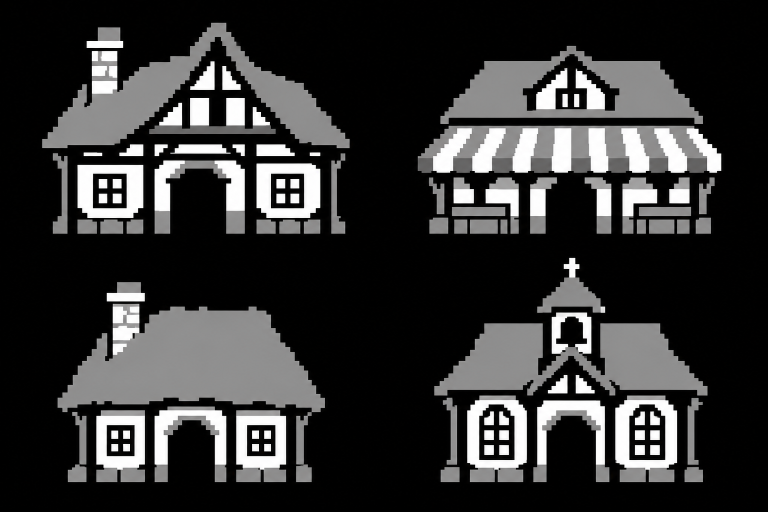
#> input picture art/buildings/bracken-source.png, 1536 x 1024 px (shown at 1/2 size)
$ python build-buildings.py
#> lines starting #> are read from the running program, lines starting #| are printed output that depends on the picture
### scripts/portrait_to_ascii.py
#!/usr/bin/env python3
"""Image-to-ASCII portrait converter. Only printable ASCII; no Unicode blocks.
Pillow is the only runtime dependency. The bundled Fever Terminal font is CC0.
"""
import argparse, json, math
from pathlib import Path
from PIL import Image, ImageDraw, ImageFont, ImageOps, ImageFilter

ROOT=Path(__file__).resolve().parent
WEB=ROOT.parent/'dist' if (ROOT.parent/'dist/index.html').exists() else ROOT.parent
FONT=WEB/'fonts/fever-terminal.ttf'
RAMP=' .-:+=coXO*#@'

def read_image(path):
    im=Image.open(path).convert('RGBA')
    bg=Image.new('RGBA',im.size,'black');bg.alpha_composite(im)
    return ImageOps.grayscale(bg.convert('RGB'))

# [6 lines left out: function pixel_portrait, not called in this run]

def glyph_weights(ramp,font_path=FONT):
    """Calibrate brightness to the ink coverage of the actual display font."""
    font=ImageFont.truetype(str(font_path),100)
    weights=[]
    for c in ramp:
        mask=Image.new('L',(60,100),'black')
        ImageDraw.Draw(mask).text((0,80),c,font=font,fill=255,anchor='ls')
        weights.append(sum(mask.tobytes()))
    maximum=max(weights)
    if maximum==0:raise ValueError('The ramp needs at least one visible glyph.')
    return [w/maximum for w in weights]

def convert(image,columns=48,cell_aspect=.6,gamma=.8,black=.06,ramp=RAMP,style='density',font_path=FONT):
    if columns<8 or columns>200:raise ValueError('Columns must be between 8 and 200.')
    if not 0<cell_aspect<=2:raise ValueError('Cell aspect must be in (0, 2].')
    if gamma<=0 or not 0<=black<1:raise ValueError('Use gamma > 0 and a black point in [0, 1).')
    if len(ramp)<2 or any(ord(c)<32 or ord(c)>126 for c in ramp):raise ValueError('Use at least two printable ASCII characters in the ramp.')
    rows=max(1,round(image.height/image.width*columns*cell_aspect))
    small=image.resize((columns,rows),Image.Resampling.BOX)
    values=[[max(0,(small.getpixel((x,y))/255-black)/(1-black))**gamma for x in range(columns)] for y in range(rows)]
    weights=glyph_weights(ramp,font_path)
    out=[]
    for y in range(rows):
        line=[]
        for x in range(columns):
            v=values[y][x];ch=ramp[min(range(len(ramp)),key=lambda i:abs(weights[i]-v))]
            if style=='contour' and 0<x<columns-1 and 0<y<rows-1:
                dx=values[y][x+1]-values[y][x-1];dy=(values[y+1][x]-values[y-1][x])*cell_aspect
                edge=math.hypot(dx,dy)
                if edge>.32 and .08<v<.73:
                    angle=math.atan2(dy,dx)%math.pi
                    ch='|' if angle<math.pi/8 or angle>7*math.pi/8 else '/' if angle<3*math.pi/8 else '-' if angle<5*math.pi/8 else '\\'
            line.append(ch)
        out.append(''.join(line))
    return out

def render(lines,font_path=FONT,size=20,padding=18):
    font=ImageFont.truetype(str(font_path),size)
    cw=font.getlength('M');ch=size;ascent=font.getmetrics()[0]
    im=Image.new('RGB',(math.ceil(len(lines[0])*cw)+2*padding,len(lines)*ch+2*padding),'black')
    d=ImageDraw.Draw(im)
    for y,line in enumerate(lines):d.text((padding,padding+y*ch+ascent),line,font=font,fill='#eeeeea',anchor='ls')
    return im

# [16 lines left out: function main, not called in this run]
# [1 lines that do not run on import are left out]

### scripts/build-buildings.py
"""Turn the generated four-building sheet into small, playable ASCII stamps.

Keep a literal density conversion for comparison. At map scale, sample the roof
silhouette, simplify interior texture, and use explicit window/door/sign glyphs.
Collision and service metadata stay independent from raster brightness.
"""
import json
from pathlib import Path
from PIL import Image, ImageDraw, ImageFont
from portrait_to_ascii import read_image, convert, render, FONT

ROOT = Path(__file__).resolve().parent.parent
WEB = ROOT/'dist' if (ROOT/'dist/index.html').exists() else ROOT
ART = ROOT/'art/buildings'
source = read_image(ART/'bracken-source.png')
specs = [
    ('harbor_inn', 0, 0, 23, 11, 7, 'DRY NET', 'inn', 'The Dry Net'),
    ('harbor_shop', 1, 0, 21, 10, 6, 'SUPPLIES', 'shop', 'Supply counter'),
    ('harbor_cottage', 0, 1, 13, 7, 4, '', None, None),
    ('harbor_ward', 1, 1, 21, 10, 6, 'SLEEP WARD', 'clinic', 'Sleep ward'),
]
stamps = {}
plates = []
for name, cx, cy, width, height, roof_rows, sign, service, label in specs:
    tw, th = source.width//2, source.height//2
    crop = source.crop((cx*tw,cy*th,(cx+1)*tw,(cy+1)*th))
    crop = crop.crop(crop.point(lambda v:255 if v>50 else 0).getbbox())
    scaled = crop.resize((width*30,height*50),Image.Resampling.LANCZOS)
    raw = convert(scaled,width,.6,1,.12,style='contour')
    (ART/(name+'-raw.txt')).write_text('\n'.join(raw)+'\n')
    small = crop.resize((width,height),Image.Resampling.BOX)
    art = []
    for y in range(roof_rows):
        occupied = [x for x in range(width) if small.getpixel((x,y))>=45]
        row = [' ']*width
        # Keep separate chimney/turret shapes at the top, merge fine roof grain.
        runs=[]
        for x in occupied:
            if runs and x-runs[-1][-1]<= (3 if y>=2 else 1):runs[-1].append(x)
            else:runs.append([x])
        for run in runs:
            a,b=run[0],run[-1]
            for x in range(a,b+1):row[x]='='
            if a==b:row[a]='+'
            else:row[a],row[b]='/', '\\'
        if name=='harbor_shop' and y==roof_rows-1:
            # The mockup's striped awning, expressed as regular ASCII cloth.
            row=list('/'+''.join('#' if x%4<2 else '=' for x in range(width-2))+'\\')
        art.append(''.join(row))
    # Readable structural features from the mockup, snapped to character cells.
    # Tiny window panes and roof beams cannot survive density sampling at 23x11.
    def detail(y,x,text):
        row=list(art[y]);row[x:x+len(text)]=text;art[y]=''.join(row)
    if name=='harbor_inn':
        detail(0,3,'___');detail(1,3,'|#|');detail(2,3,'|#|')
        for y,text in [(1,' /\\ '),(2,' /[]\\ '),(3,' /|  |\\ '),(4,'/__|__|__\\')]:
            detail(y,13-len(text)//2,text)
    elif name=='harbor_cottage':
        detail(0,2,'_ ');detail(1,2,'H')
    elif name=='harbor_ward':
        detail(2,8,'| o |')
    door=width//2
    def facade(fill=' '):return list(' |'+fill*(width-4)+'| ')
    if sign:
        row=facade();start=(width-len(sign))//2
        row[start:start+len(sign)]=sign;art.append(''.join(row))
    row=facade()
    for x in (3,width-5):row[x:x+2]=list('[]')
    row[door]='|';art.append(''.join(row))
    row=facade();row[door-1:door+2]=list('| |');art.append(''.join(row))
    row=facade('_');row[door]='+';art.append(''.join(row))
    assert len(art)==height and all(len(row)==width for row in art)
    stamp={'art':art,'doors':[[door,height-1]],'source':'art/buildings/bracken-source.png'}
    if service:stamp['service']=[door,height-1,service,label]
    stamps[name]=stamp
    (ART/(name+'.txt')).write_text('\n'.join(art)+'\n')
    plate=render(art,size=24);plate.save(ART/(name+'-ascii.png'));plates.append((name,plate))
#> this loop made 4 passes
#> pass 1, `crop = source.crop((cx*tw,cy*th,(cx+1)*tw,(cy+1)*th))`:
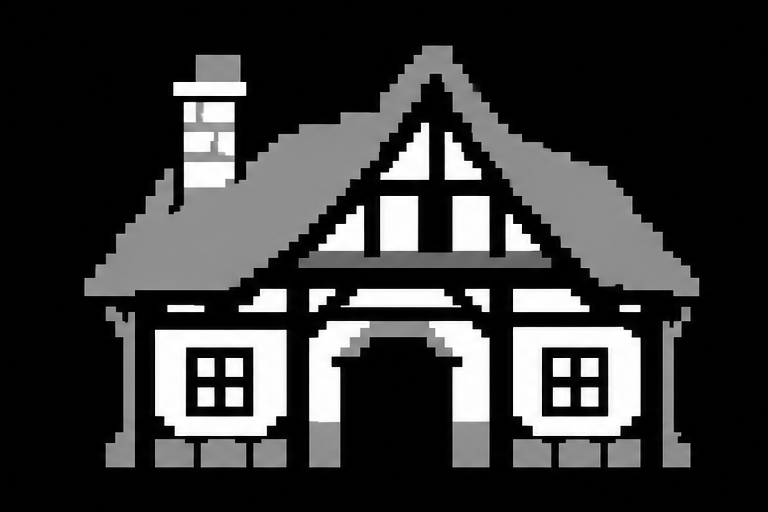
#> crop: PIL image 768x512 L; min 0, max 255, mean 53.9
#> pass 1, `crop = crop.crop(crop.point(lambda v:255 if v>50 else 0).getbbox())`:
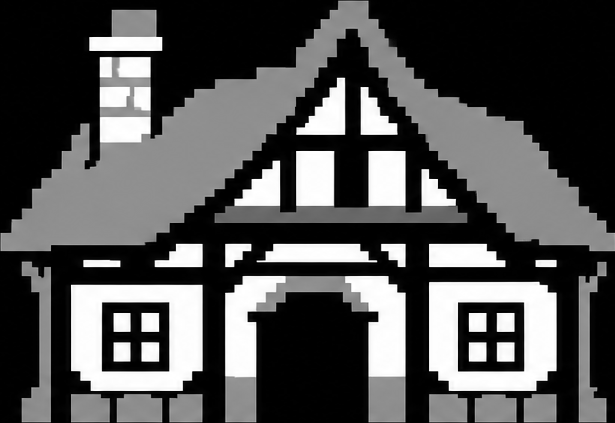
#> crop: PIL image 615x423 L; min 0, max 255, mean 81.3
#> pass 1, `scaled = crop.resize((width*30,height*50),Image.Resampling.LANCZOS)`:
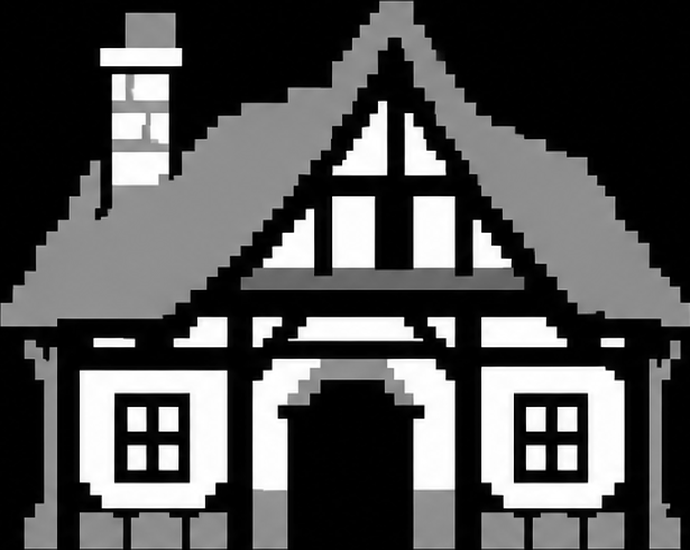
#> scaled: PIL image 690x550 L; min 0, max 255, mean 81.4
#> after the loop:
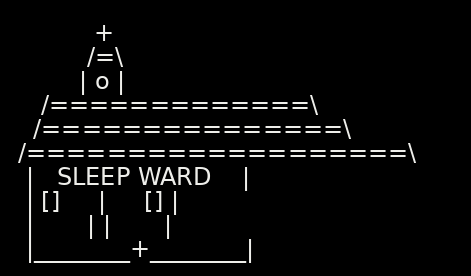
#> plate: PIL image 471x276 RGB; mean R, G, B 10.1, 10.1, 9.9
#> after the loop:
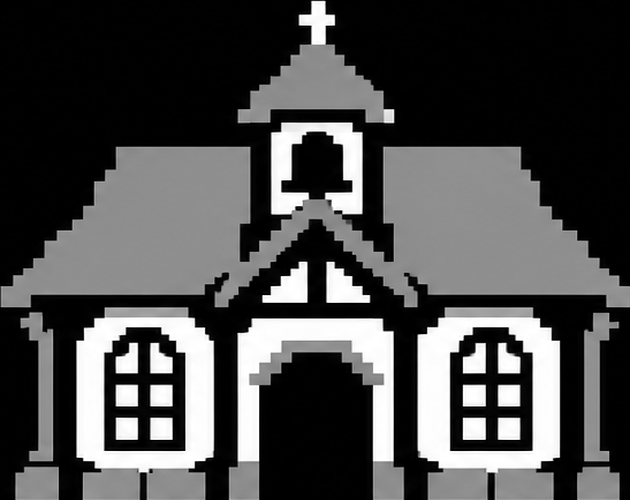
#> scaled: PIL image 630x500 L; min 0, max 255, mean 74.2
#> after the loop, plates = 4 items; stamps = 4 items
(WEB/'js/building-art.js').write_text('// Generated by scripts/build-buildings.py. ASCII art plus explicit gameplay metadata.\nexport const HARBOR_STAMPS='+json.dumps(stamps,separators=(',',':'))+';\n')
sheet=Image.new('RGB',(800,680),'black');d=ImageDraw.Draw(sheet)
#> after `sheet = Image.new('RGB', (800, 680), 'black')`: sheet: PIL image 800x680 RGB; every value is 0
font=ImageFont.truetype(str(FONT),18)
for i,(name,plate) in enumerate(plates):
    x,y=(i%2)*400,(i//2)*340
    d.text((x+18,y+10),name.replace('harbor_','').upper(),font=font,fill='white')
    sheet.paste(plate,(x,y+36))
#> this loop made 4 passes
#> (name, x, y) on passes 1 to 4: ('harbor_inn', 0, 0), ('harbor_shop', 400, 0), ('harbor_cottage', 0, 340), ('harbor_ward', 400, 340)
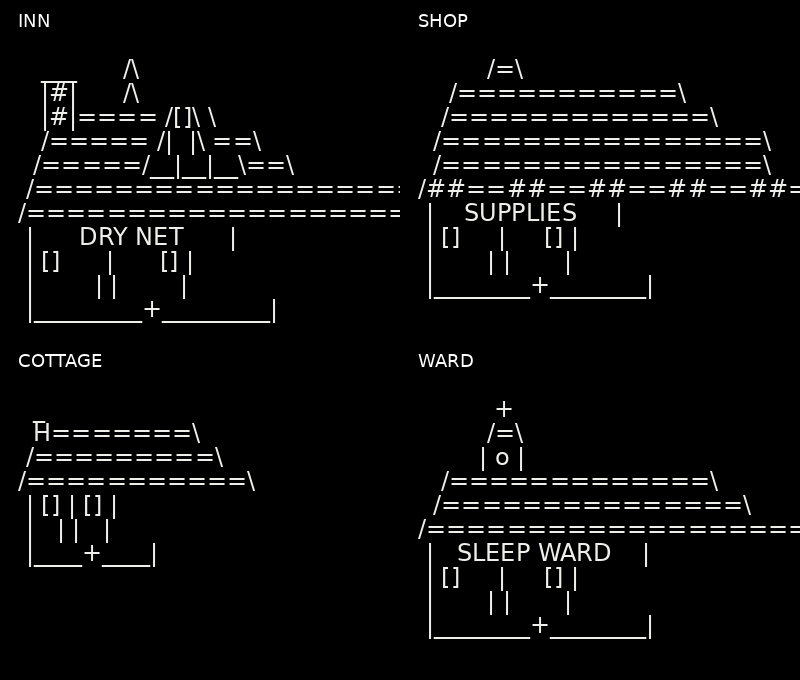
#> sheet: PIL image 800x680 RGB; mean R, G, B 10.3, 10.3, 10.1
sheet.save(ROOT/'docs/bracken-building-ascii.png')
print('Built four image-derived harbor stamps with working doors.')
